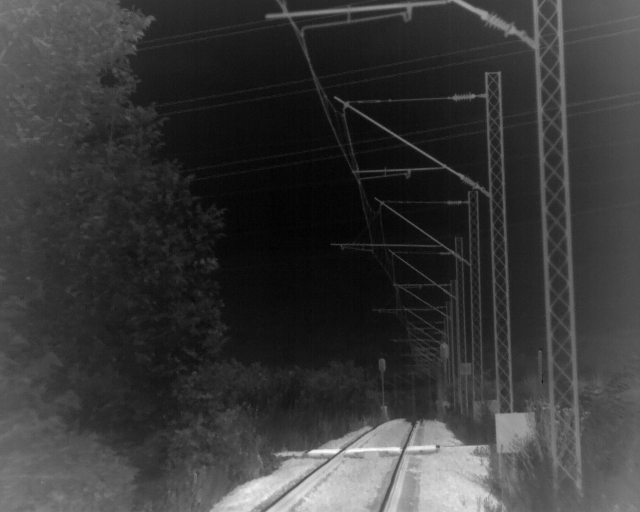
#> input picture Training, Detection and evaluation/Qualitative Analysis/Test_Images/frame00510_thermalRT.png, 640 x 512 px
$ python 'Regression_line_&_Rolling_stock.py'
#> lines starting #> are read from the running program, lines starting #| are printed output that depends on the picture
"""
author: Zeeshan Rehman
date: 16 Jan 2022

Calculate Regression Line and Rolling Stock according to given dimensions:

> Regression_line_&_Rolling_stock.pi

Will display the selected Image with Regression Line and Rolling Stock

NOTE: Requires the files Images from test data set and `Detection_Results.csv`.
"""

from matplotlib import image
from matplotlib import pyplot as plt
import numpy as np
import csv

# Choose image
image_name = 'frame00510_thermalRT.png'

#Defining Lists
x_min = []
x_max = []
y_max = []
y_min = []
y_rs = []

#Defining Function for Drawing Regression line
def get_line():
    global y_rs,x_min,x_max,y_pred_l,y_pred_r #defining global parameters
    plt.plot(x_min_new, y_pred_l, color='red') #Drawing Regression line
    plt.plot(x_max_new,y_pred_r, color='red')

#Defining Function for Drawing Rolling Stock
def get_rs():
    global y_rs, x_min_new_new, x_max_new_new, y_pred_l, y_pred_r #defining global parameters
    y_pred_l, y_pred_r = list(y_pred_l), list(y_pred_r) #Converting numpy array into List
    x_min_new_new, x_max_new_new = list(x_min_new_new), list(x_max_new_new)

    for i in range(len(x_min_new_new)):
        y_rs.append(arr1[i])
        y_rs.append(arr1[i])
        #Converting pixel value into mm
        ref_px = x_max_new_new[i] - x_min_new_new[i]
        mm = ref_px / 1500
        len_A = mm * 400
        len_B = mm * 895
        len_C = mm * 3910
        #Drawing Rolling Stock
        plt.plot([x_min_new_new[i], x_max_new_new[i]], y_rs, color='yellow', linewidth=0.5)
        plt.plot([x_max_new_new[i], x_max_new_new[i]], [y_rs[1],y_rs[1] - len_A], color='yellow', linewidth=0.5)
        plt.plot([x_min_new_new[i], x_min_new_new[i]], [y_rs[0], y_rs[0] - len_A], color='yellow', linewidth=0.5)
        plt.plot([x_min_new_new[i], x_min_new_new[i] - len_B], [y_rs[0] - len_A, y_rs[0] - len_A], color='yellow', linewidth=0.5)
        plt.plot([x_max_new_new[i], x_max_new_new[i] + len_B], [y_rs[1] - len_A, y_rs[1] - len_A], color='yellow', linewidth=0.5)
        plt.plot([x_min_new_new[i] - len_B, x_min_new_new[i] - len_B], [y_rs[0] - len_A, y_rs[0] - len_A - len_C], color='yellow', linewidth=0.5)
        plt.plot([x_max_new_new[i] + len_B, x_max_new_new[i] + len_B], [y_rs[1] - len_A, y_rs[1] - len_A - len_C], color='yellow', linewidth=0.5)
        plt.plot([x_min_new_new[i] - len_B, x_max_new_new[i] + len_B], [y_rs[0] - len_A - len_C, y_rs[1] - len_A - len_C], color='yellow', linewidth=0.5)
        y_rs.clear()

if __name__ == '__main__':
    data = image.imread('Test_Images/{}'.format(image_name))
#> data is the input picture: shape (512, 640, 3) float32; min 0, max 0.996, mean 0.222
    csv_data = csv.reader(open('Detection_Results.csv'))
#> (reads Training, Detection and evaluation/Qualitative Analysis/Detection_Results.csv from the repository)
    header = next(csv_data)
    out_data = list(csv_data)

    for rows in out_data:
        if rows[0] == image_name:
            x_min.append(int(rows[2]))
            y_min.append(int(rows[3]))
            x_max.append(int(rows[4]))
            y_max.append(int(rows[5]))
        else:
            continue
    x_min = np.array(x_min)
    x_max = np.array(x_max)
    y_max = np.array(y_max)

    #Calculating Regression Line using Formula y = mx +b
    m_l, b_l = np.polyfit(x_min, y_max, 1)
    m_r, b_r = np.polyfit(x_max, y_min, 1)
    y_pred_l = m_l * x_min + b_l
    y_pred_r = m_r * x_max + b_r
    y_pred_l = np.append(y_pred_l, min(y_pred_r))
    y_pred_r = np.append(y_pred_r, max(y_pred_l))
    x_min_new = (y_pred_l-b_l) / m_l
    x_max_new = (y_pred_r-b_r) / m_r

    #defining Linear points on rail rack to draw Rolling Stock
    arr1 = np.linspace(min(y_pred_l), max(y_pred_l), len(y_pred_l))
    #Define new values on X-axis for the calculated y-axis
    x_min_new_new = (arr1 - b_l) / m_l
    x_max_new_new = (arr1 - b_r) / m_r
    get_line()
    get_rs()

    #Draw the plot on selected Image
    plt.imshow(data)
    plt.xlabel('Width (px)')
    plt.ylabel('Height (px)')
    plt.show()
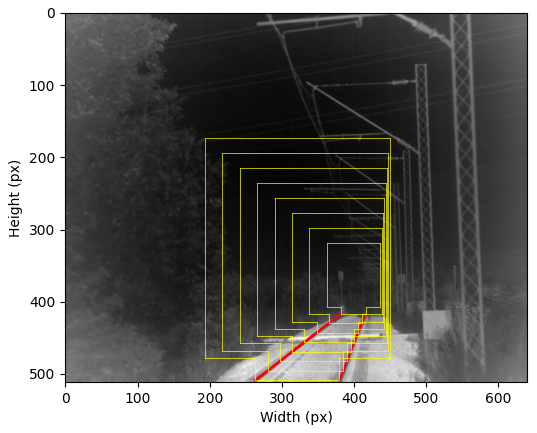
#> figure drawn by matplotlib, 1 panel
